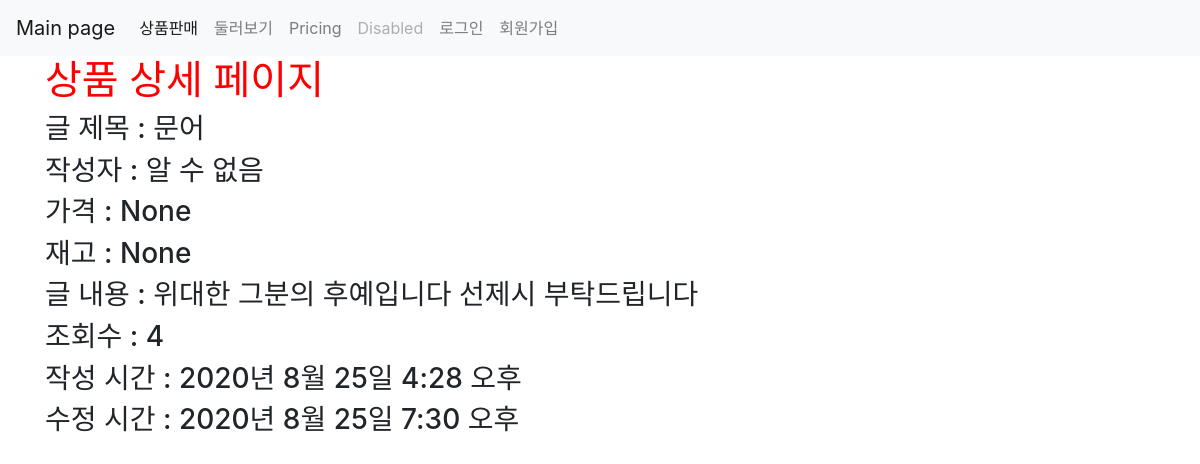
The app's page /products/5/ with its own data.
### products/models.py (models this page shows)
class Product(models.Model):
    title = models.CharField(max_length = 100)
    content = models.TextField()
    user = models.ForeignKey(User, on_delete=models.CASCADE, null=True)
    created_at = models.DateTimeField(auto_now_add = True)
    updated_at = models.DateTimeField(auto_now = True)
    view_count = models.IntegerField(default=0)
    image = models.ImageField(upload_to='images/', null=True)
    price = models.IntegerField(null=True)
    stock = models.IntegerField(null=True)

### products/views.py (the view)
# urls.py: path('<int:id>/', show, name="show"),
def show(request, id):
    product = Product.objects.get(pk=id)
    increased_view_count = product.view_count + 1
    product.view_count = increased_view_count
    product.save()
    return render (request, 'products/show.html', {'product': product})

### products/templates/products/show.html (shortened to what this page needs)
{% extends 'base.html' %}
{% block content %}
{% include 'shared/_navbar.html' %}
<div class="container">
    <h1>상품 상세 페이지</h1>
    <h3>글 제목 : {{ product.title }}</h3>
    {% if product.writer %}
        <h3>작성자 : {{ product.user }}</h3>
    {% else %}
        <h3>작성자 : 알 수 없음</h3>
    {% endif %}
    <h3>가격 : {{ product.price }}</h3>
    <h3>재고 : {{ product.stock }}</h3>
    <h3>글 내용 : {{ product.content }}</h3>
    <h3>조회수 : {{ product.view_count }}</h3>
    <h3>작성 시간 : {{ product.created_at }}</h3>
    <h3>수정 시간 : {{ product.updated_at }}</h3>
</div>
{% endblock %}

### myblog/static/css/project.css (style rules this page uses)
h1 { color: red; }

### records on screen
Product: title "문어", price "None", stock "None", content "위대한 그분의 후예입니다 선제시 부탁드립니다", view_count "4", created_at "2020년 8월 25일 4:28 오후", updated_at "2020년 8월 25일 7:30 오후"
